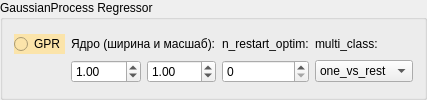
      <widget class="QGroupBox" name="groupBox_3">
       <property name="styleSheet">
        <string notr="true"/>
       </property>
       <property name="title">
        <string>GaussianProcess Regressor</string>
       </property>
       <layout class="QGridLayout" name="gridLayout_26">
        <item row="0" column="0">
         <layout class="QGridLayout" name="gridLayout_3">
          <item row="0" column="0">
           <widget class="QRadioButton" name="radioButton_gpr">
            <property name="toolTip">
             <string>Gaussian Process Regressor</string>
            </property>
            <property name="styleSheet">
             <string notr="true">background-color: rgb(251, 228, 170);</string>
            </property>
            <property name="text">
             <string>GPR</string>
            </property>
            <attribute name="buttonGroup">
             <string notr="true">buttonGroup</string>
            </attribute>
           </widget>
          </item>
          <item row="0" column="1">
           <widget class="QLabel" name="label_37">
            <property name="text">
             <string>Ядро (ширина и масшаб):</string>
            </property>
           </widget>
          </item>
          <item row="0" column="2">
           <widget class="QLabel" name="label_40">
            <property name="toolTip">
             <string>Определяет количество повторных запусков оптимизации параметров для выбора наилучшего значения. Это может помочь избежать локальных оптимумов.</string>
            </property>
            <property name="text">
             <string>n_restart_optim:</string>
            </property>
           </widget>
          </item>
          <item row="0" column="3">
           <widget class="QLabel" name="label_27">
            <property name="toolTip">
             <string>Определяет подход к мультиклассовой классификации. Возможные варианты:

&quot;one_vs_rest&quot; - Один против всех (по умолчанию). Строит бинарные классификаторы для каждого класса по отдельности.
&quot;one_vs_one&quot; - Один против одного. Строит бинарные классификаторы для всех возможных пар классов.</string>
            </property>
            <property name="text">
             <string>multi_class:</string>
            </property>
           </widget>
          </item>
          <item row="1" column="1">
           <layout class="QGridLayout" name="gridLayout_101">
            <item row="0" column="0">
             <widget class="QDoubleSpinBox" name="doubleSpinBox_gpc_wigth">
              <property name="toolTip">
               <string>Ширина ядра. В гауссовском процессе ширина ядра определяет, насколько далеко друг от друга могут находиться две точки, чтобы их взаимосвязь была учтена в модели. Большая ширина позволяет учитывать большее расстояние, что делает гауссовский процесс более гладким, но менее подстраивающимся под данные. Наоборот, маленькая ширина делает гауссовский процесс более чувствительным к данным.</string>
              </property>
              <property name="minimum">
               <double>0.010000000000000</double>
              </property>
              <property name="maximum">
               <double>100.000000000000000</double>
              </property>
              <property name="singleStep">
               <double>0.100000000000000</double>
              </property>
              <property name="value">
               <double>1.000000000000000</double>
              </property>
             </widget>
            </item>
            <item row="0" column="1">
             <widget class="QDoubleSpinBox" name="doubleSpinBox_gpc_scale">
              <property name="toolTip">
               <string>Это коэффициент масштабирования, который влияет на общую масштабируемость и вклад ядра в модель. Применение этого коэффициента масштабирования может быть полезным, когда наблюдения имеют различные масштабы или когда у нас есть априорная информация о важности или распределении вклада ядра в модель. Он позволяет управлять &quot;весом&quot; ядра и его влиянием на предсказания.</string>
              </property>
              <property name="minimum">
               <double>0.010000000000000</double>
              </property>
              <property name="maximum">
               <double>100.000000000000000</double>
              </property>
              <property name="singleStep">
               <double>0.100000000000000</double>
              </property>
              <property name="value">
               <double>1.000000000000000</double>
              </property>
             </widget>
            </item>
           </layout>
          </item>
          <item row="1" column="2">
           <widget class="QSpinBox" name="spinBox_gpc_n_restart">
            <property name="toolTip">
             <string>Определяет количество повторных запусков оптимизации параметров для выбора наилучшего значения. Это может помочь избежать локальных оптимумов.</string>
            </property>
           </widget>
          </item>
          <item row="1" column="3">
           <widget class="QComboBox" name="comboBox_gpc_multi">
            <property name="toolTip">
             <string>Определяет подход к мультиклассовой классификации. Возможные варианты:

&quot;one_vs_rest&quot; - Один против всех (по умолчанию). Строит бинарные классификаторы для каждого класса по отдельности.
&quot;one_vs_one&quot; - Один против одного. Строит бинарные классификаторы для всех возможных пар классов.</string>
            </property>
            <item>
             <property name="text">
              <string>one_vs_rest</string>
             </property>
            </item>
            <item>
             <property name="text">
              <string>one_vs_one</string>
             </property>
            </item>
           </widget>
          </item>
         </layout>
        </item>
       </layout>
      </widget>
